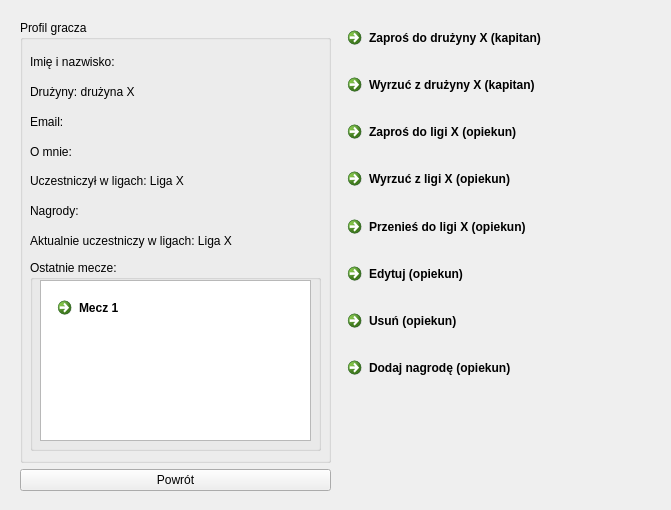
<?xml version="1.0" encoding="UTF-8"?>
<ui version="4.0">
 <class>profil_gracza</class>
 <widget class="QDialog" name="profil_gracza">
  <property name="geometry">
   <rect>
    <x>0</x>
    <y>0</y>
    <width>671</width>
    <height>510</height>
   </rect>
  </property>
  <property name="windowTitle">
   <string>Dialog</string>
  </property>
  <widget class="QWidget" name="layoutWidget">
   <property name="geometry">
    <rect>
     <x>340</x>
     <y>20</y>
     <width>311</width>
     <height>371</height>
    </rect>
   </property>
   <layout class="QVBoxLayout" name="verticalLayout_2">
    <item>
     <widget class="QCommandLinkButton" name="commandLinkButton">
      <property name="text">
       <string>Zaproś do drużyny X (kapitan)</string>
      </property>
     </widget>
    </item>
    <item>
     <widget class="QCommandLinkButton" name="commandLinkButton_5">
      <property name="text">
       <string>Wyrzuć z drużyny X (kapitan)</string>
      </property>
     </widget>
    </item>
    <item>
     <widget class="QCommandLinkButton" name="commandLinkButton_8">
      <property name="text">
       <string>Zaproś do ligi X (opiekun)</string>
      </property>
     </widget>
    </item>
    <item>
     <widget class="QCommandLinkButton" name="commandLinkButton_2">
      <property name="text">
       <string>Wyrzuć z ligi X (opiekun)</string>
      </property>
     </widget>
    </item>
    <item>
     <widget class="QCommandLinkButton" name="commandLinkButton_10">
      <property name="text">
       <string>Przenieś do ligi X (opiekun)</string>
      </property>
     </widget>
    </item>
    <item>
     <widget class="QCommandLinkButton" name="commandLinkButton_3">
      <property name="text">
       <string>Edytuj (opiekun)</string>
      </property>
     </widget>
    </item>
    <item>
     <widget class="QCommandLinkButton" name="commandLinkButton_4">
      <property name="text">
       <string>Usuń (opiekun)</string>
      </property>
     </widget>
    </item>
    <item>
     <widget class="QCommandLinkButton" name="commandLinkButton_7">
      <property name="text">
       <string>Dodaj nagrodę (opiekun)</string>
      </property>
     </widget>
    </item>
   </layout>
  </widget>
  <widget class="QWidget" name="layoutWidget_2">
   <property name="geometry">
    <rect>
     <x>20</x>
     <y>20</y>
     <width>311</width>
     <height>471</height>
    </rect>
   </property>
   <layout class="QVBoxLayout" name="verticalLayout_3">
    <item>
     <widget class="QGroupBox" name="groupBox">
      <property name="title">
       <string>Profil gracza</string>
      </property>
      <widget class="QWidget" name="layoutWidget_3">
       <property name="geometry">
        <rect>
         <x>10</x>
         <y>30</y>
         <width>291</width>
         <height>203</height>
        </rect>
       </property>
       <layout class="QVBoxLayout" name="verticalLayout">
        <item>
         <widget class="QLabel" name="label">
          <property name="text">
           <string>Imię i nazwisko:</string>
          </property>
         </widget>
        </item>
        <item>
         <widget class="QLabel" name="label_7">
          <property name="text">
           <string>Drużyny: drużyna X</string>
          </property>
         </widget>
        </item>
        <item>
         <widget class="QLabel" name="label_2">
          <property name="text">
           <string>Email:</string>
          </property>
         </widget>
        </item>
        <item>
         <widget class="QLabel" name="label_3">
          <property name="text">
           <string>O mnie:</string>
          </property>
         </widget>
        </item>
        <item>
         <widget class="QLabel" name="label_6">
          <property name="text">
           <string>Uczestniczył w ligach: Liga X</string>
          </property>
         </widget>
        </item>
        <item>
         <widget class="QLabel" name="label_5">
          <property name="text">
           <string>Nagrody:</string>
          </property>
         </widget>
        </item>
        <item>
         <widget class="QLabel" name="label_4">
          <property name="text">
           <string>Aktualnie uczestniczy w ligach: Liga X</string>
          </property>
         </widget>
        </item>
       </layout>
      </widget>
      <widget class="QGroupBox" name="groupBox_2">
       <property name="geometry">
        <rect>
         <x>10</x>
         <y>240</y>
         <width>291</width>
         <height>191</height>
        </rect>
       </property>
       <property name="title">
        <string>Ostatnie mecze:</string>
       </property>
       <widget class="QListView" name="listView">
        <property name="geometry">
         <rect>
          <x>10</x>
          <y>20</y>
          <width>271</width>
          <height>161</height>
         </rect>
        </property>
       </widget>
       <widget class="QCommandLinkButton" name="commandLinkButton_6">
        <property name="geometry">
         <rect>
          <x>20</x>
          <y>30</y>
          <width>187</width>
          <height>41</height>
         </rect>
        </property>
        <property name="text">
         <string>Mecz 1</string>
        </property>
       </widget>
      </widget>
     </widget>
    </item>
    <item>
     <widget class="QPushButton" name="pushButton">
      <property name="text">
       <string>Powrót</string>
      </property>
     </widget>
    </item>
   </layout>
  </widget>
  <widget class="QWidget" name="layoutWidget_4">
   <property name="geometry">
    <rect>
     <x>20</x>
     <y>20</y>
     <width>2</width>
     <height>2</height>
    </rect>
   </property>
   <layout class="QHBoxLayout" name="horizontalLayout_2"/>
  </widget>
  <widget class="QWidget" name="">
   <property name="geometry">
    <rect>
     <x>0</x>
     <y>0</y>
     <width>2</width>
     <height>2</height>
    </rect>
   </property>
   <layout class="QHBoxLayout" name="horizontalLayout"/>
  </widget>
 </widget>
 <resources/>
 <connections/>
</ui>
